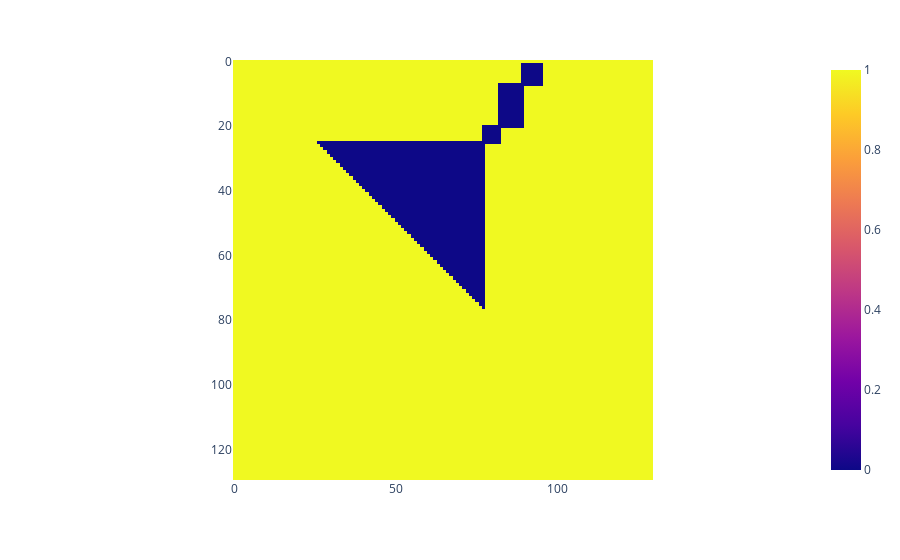

Notebook cell for this chart:
### Code cell
# px.imshow(target_vals[:, :, 4])
px.imshow(target_mask)

### Figure 1 — Plotly figure (JSON) as saved in the notebook; plotly's stock layout.template omitted (floating-point values rounded to 4 significant figures; data arrays with more than 128 entries replaced by an {"elided": "..."} marker saying what was removed)
{"data": [{"coloraxis": "coloraxis", "hovertemplate": "x: %{x}<br>y: %{y}<br>color: %{z}<extra></extra>", "type": "heatmap", "z": {"elided": "130x130 int values"}}], "layout": {"coloraxis": {"colorscale": [[0, "#0d0887"], [0.1111, "#46039f"], [0.2222, "#7201a8"], [0.3333, "#9c179e"], [0.4444, "#bd3786"], [0.5556, "#d8576b"], [0.6667, "#ed7953"], [0.7778, "#fb9f3a"], [0.8889, "#fdca26"], [1, "#f0f921"]]}, "margin": {"t": 60}, "xaxis": {"constrain": "domain", "scaleanchor": "y"}, "yaxis": {"autorange": "reversed", "constrain": "domain"}}}
